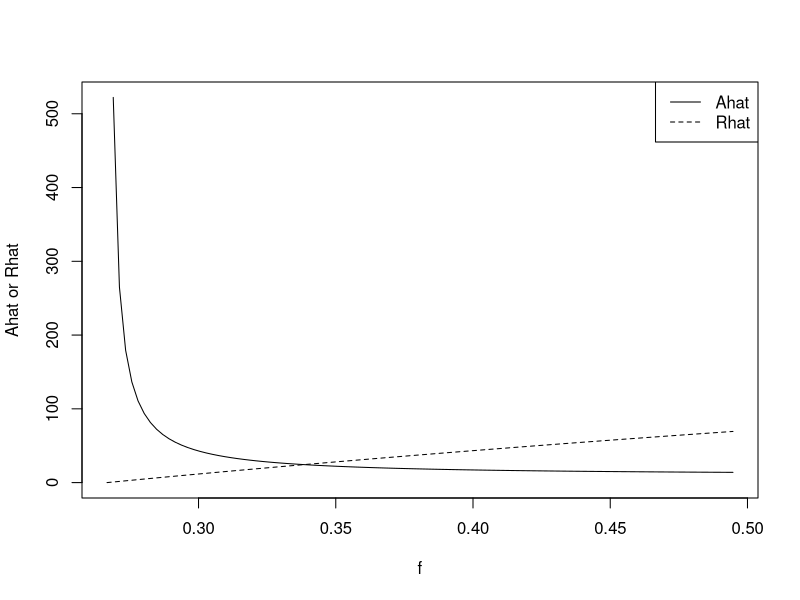
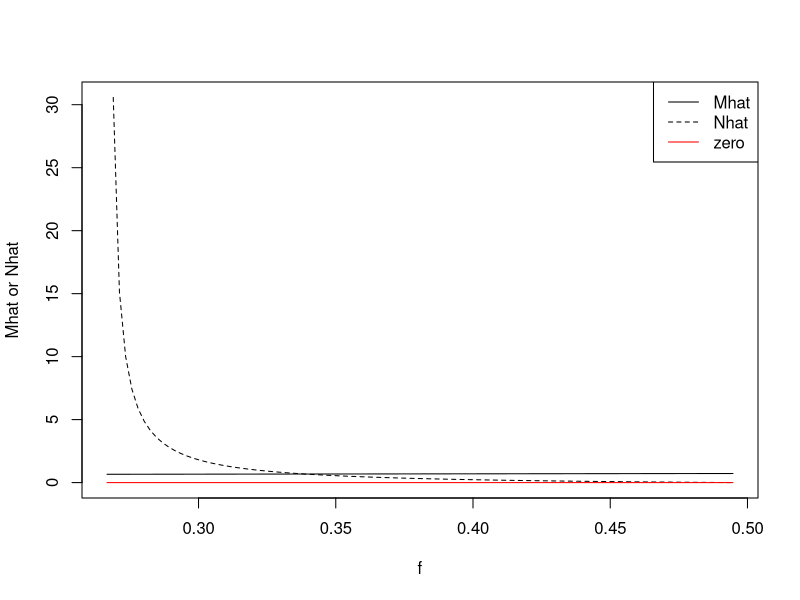
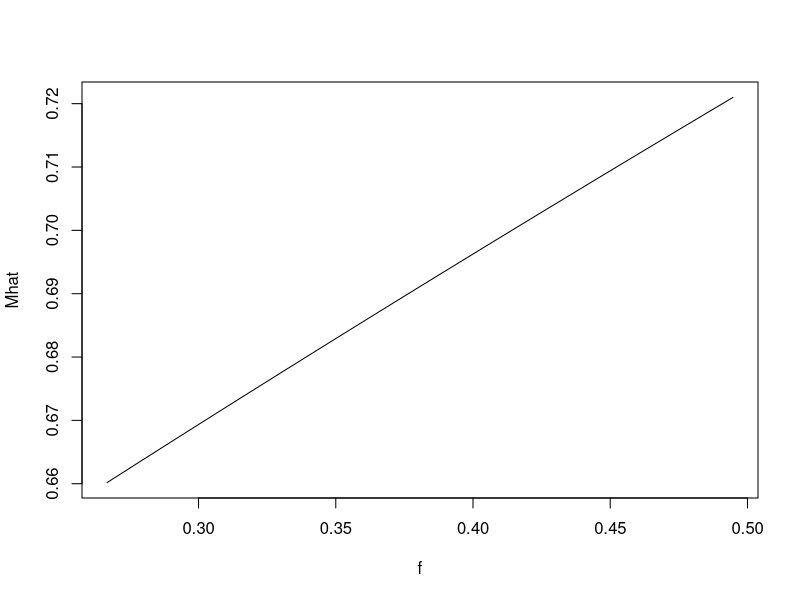
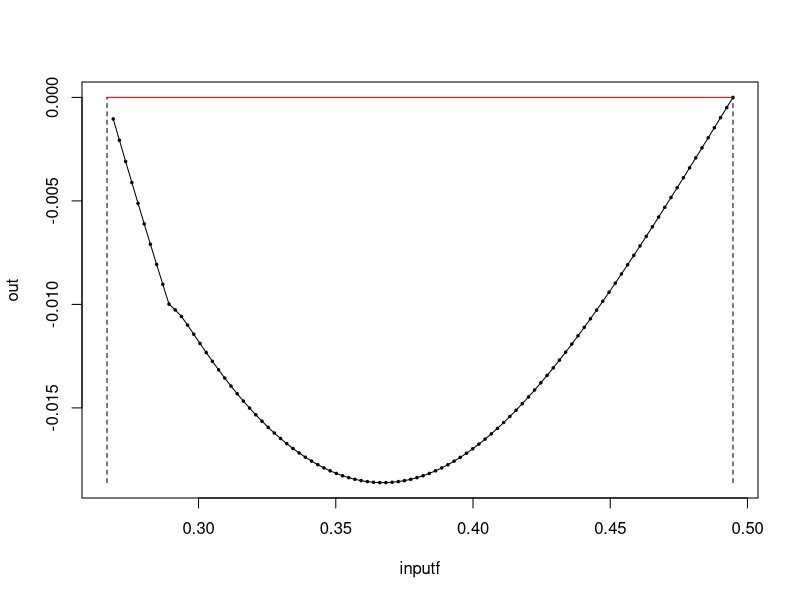
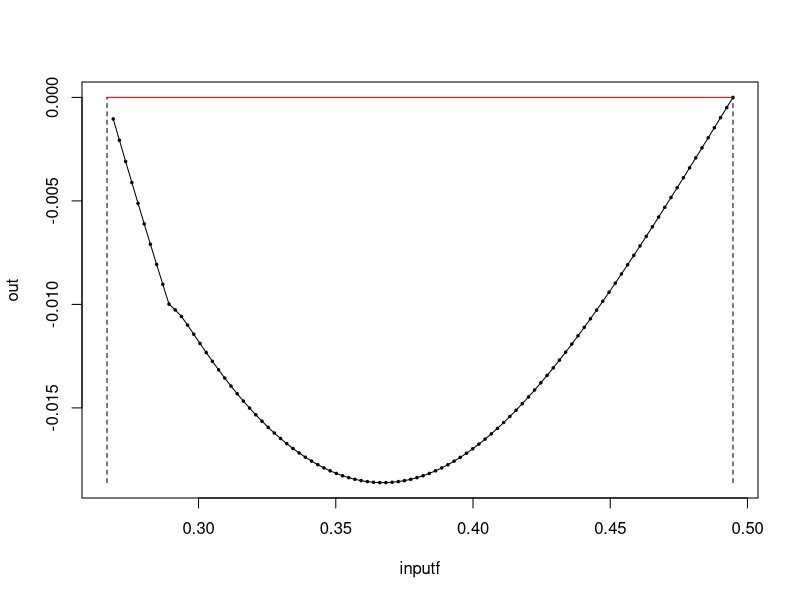

These charts were generated, in order, by the following R code: (Note: this script raises an error after producing the figures.)
rm(list=ls())
graphics.off()

#***
#The functions
#***

#Given all the params except f, this function gives the acceptable range of f. The value
#given for fmax can be greater than 1, which means, when used, it should typically be 
#replaced with 1.
#
#Args
#PS, u, KA, D, aM, aN, bmax, s, K, d, e         Model parameters. Each a single number.
#
#Output
#A vector of length 3 containing fmin and fmax and the estimated precision of fmax
RangeOff<-function(PS, u, KA, D, aM, aN, bmax, s, K, d, e)
{
  fmin<-bmax*s/(bmax-d)
  
  Rhat<-function(f){return(K*d*(f-fmin)/(e*(aN-aM*(1-f))*(bmax-d)*(1-fmin)))}
  Ahat_alphahat<-function(f){return((K*d*(bmax-d)*(aN-aM)+s*K*d*bmax*aM)/((bmax-d)*(bmax*(1-s)-d)*(aN-aM*(1-f))))}
  Mhat<-function(f){return(((1-PS)+sqrt((1-PS)^2+4*u*Ahat_alphahat(f)*(1-PS)*KA))/(2*u*Ahat_alphahat(f)))}
  Nhat<-function(f){return(D/(aN*Rhat(f))-aM*Mhat(f)/aN)}
  
  if (Nhat(1)<0)
  {
    h<-uniroot(Nhat,c(fmin,1),maxiter=10000)
    fmax<-h$root 
    estim.prec<-h$estim.prec
    return(c(fmin=fmin,fmax=fmax,estim.prec=estim.prec))    
  }
  if (Nhat(10)<0)
  {
    h<-uniroot(Nhat,c(fmin,10),maxiter=10000)
    fmax<-h$root 
    estim.prec<-h$estim.prec
    return(c(fmin=fmin,fmax=fmax,estim.prec=estim.prec))    
  }
  if (Nhat(100)<0)
  {
    h<-uniroot(Nhat,c(fmin,100),maxiter=10000)
    fmax<-h$root 
    estim.prec<-h$estim.prec
    return(c(fmin=fmin,fmax=fmax,estim.prec=estim.prec))    
  }
  if (Nhat(1000)<0)
  {
    h<-uniroot(Nhat,c(fmin,1000),maxiter=10000)
    fmax<-h$root 
    estim.prec<-h$estim.prec
    return(c(fmin=fmin,fmax=fmax,estim.prec=estim.prec))    
  }
  if (Nhat(10000)<0)
  {
    h<-uniroot(Nhat,c(fmin,10000),maxiter=10000)
    fmax<-h$root 
    estim.prec<-h$estim.prec
    return(c(fmin=fmin,fmax=fmax,estim.prec=estim.prec))    
  }
  if (Nhat(100000)<0)
  {
    h<-uniroot(Nhat,c(fmin,100000),maxiter=10000)
    fmax<-h$root 
    estim.prec<-h$estim.prec
    return(c(fmin=fmin,fmax=fmax,estim.prec=estim.prec))    
  }
  stop("Error in RangeOff: 100000 was not big enough")
}

#Given all the params including f, write a function that gives the equilibrium of the model.
#
#Args
#PS, u, KA, D, aM, aN, bmax, s, K, d, e         Model parameters. Each a single number.
#f      Another model parameter, again a single number
#
#Output
#A vector of Ahat, Rhat, Mhat, Nhat
GetEquil<-function(PS, u, KA, D, aM, aN, bmax, s, K, d, e, f)
{
  fRange<-unname(RangeOff(PS, u, KA, D, aM, aN, bmax, s, K, d, e))
  #if (f<=fRange[1] || f>=fRange[2])
  #{
  #  stop("Error in GetEquil: f not in acceptable range")
  #}
  
  fmin<-fRange[1]
  Rhat<-K*d*(f-fmin)/(e*(aN-aM*(1-f))*(bmax-d)*(1-fmin))
  Ahat_alphahat<-(K*d*(bmax-d)*(aN-aM)+s*K*d*bmax*aM)/((bmax-d)*(bmax*(1-s)-d)*(aN-aM*(1-f)))
  Mhat<-((1-PS)+sqrt((1-PS)^2+4*u*Ahat_alphahat*(1-PS)*KA))/(2*u*Ahat_alphahat)
  Nhat<-D/(aN*Rhat)-aM*Mhat/aN
  Ahat<-Ahat_alphahat*(Mhat+(1-f)*Nhat)
  
  return(c(Ahat=Ahat,Rhat=Rhat,Mhat=Mhat,Nhat=Nhat,Ahat_alphahat=Ahat_alphahat))
}

#Given all the params including f, computes the Jacobian at the equilibrium. 
#
#Args
#PS, u, KA, D, aM, aN, bmax, s, K, d, e         Model parameters. Each a single number.
#
#Output - a list containing the following named elements
#equil            The equilibrium - Ahat, Rhat, Mhat, Nhat
#jac              The Jacobian at the equilibrium
#max_re_part      The maximal real part of all Jacobian eigenvales
GetJac<-function(PS, u, KA, D, aM, aN, bmax, s, K, d, e, f)
{
  #Get the equilirium
  equil<-GetEquil(PS, u, KA, D, aM, aN, bmax, s, K, d, e, f)
  A<-unname(equil["Ahat"])
  R<-unname(equil["Rhat"])
  M<-unname(equil["Mhat"])
  N<-unname(equil["Nhat"])
  equil<-equil[1:4]
  alph<-M+(1-f)*N
  
  #Get the Jacobian, derivs computed by hand
  dfAdA<-(-u*M^2)/((KA+M)*alph)
  dfAdR<-0
  dfAdM<-(-u*A/alph)*(((KA+M)*2*M-M^2)/((KA+M)^2))+(M^2*u*A)/((KA+M)*alph^2)
  dfAdN<-(u*M^2*A*(1-f))/((KA+M)*alph^2)
    
  dfRdA<-0
  dfRdR<-(-(aM*M+aN*N))
  dfRdM<-(-aM*R)
  dfRdN<-(-aN*R)

  CM<-e*aM*R+A/alph
  dfMdA<-(K*bmax*(1-s)*M)/(alph*(K+CM)^2)
  dfMdR<-(K*bmax*(1-s)*e*aM*M)/((K+CM)^2)
  dfMdM<-(bmax*(1-s)*(K*CM-K*A*M/alph^2+CM^2))/((K+CM)^2)-d
  dfMdN<-(-bmax*(1-s)*M*A*(1-f)*K)/(alph^2*(K+CM)^2)

  CN<-e*aN*R+(1-f)*A/alph
  dfNdA<-(bmax*N*(1-f)*K)/(alph*(K+CN)^2)
  dfNdR<-(bmax*N*e*aN*K)/((K+CN)^2)
  dfNdM<-(-bmax*N*(1-f)*A*K)/(alph^2*(K+CN)^2)
  dfNdN<-((K+CN)*bmax*CN-K*bmax*N*(1-f)^2*A/alph^2)/((K+CN)^2)-d
  
  jac<-matrix(c(dfAdA,dfAdR,dfAdM,dfAdN,
                dfRdA,dfRdR,dfRdM,dfRdN,
                dfMdA,dfMdR,dfMdM,dfMdN,
                dfNdA,dfNdR,dfNdM,dfNdN),4,4,byrow = TRUE)
  
  #Now take the maximum of the real parts of the eigenvalues
  max_re_part<-max(Re(eigen(jac,symmetric=FALSE,only.values=TRUE)$values))
  
  #Assemble results and return
  return(list(equil=equil,jac=jac,max_re_part=max_re_part))
}

#Another way of getting the Jacobian, for comparison
fA<-expression(1-PS-u*(M^2/(KA+M))*A/(M+(1-f)*N))
fR<-expression(D-(aM*M+aN*N)*R)
fM<-expression(((bmax*(1-s)*(e*aM*R+A/(M+(1-f)*N)))/(K+e*aM*R+A/(M+(1-f)*N))-d)*M)
fN<-expression(((bmax*(e*aN*R+(1-f)*A/(M+(1-f)*N)))/(K+e*aN*R+(1-f)*A/(M+(1-f)*N))-d)*N)

dfAdA<-stats::D(fA,"A")
dfAdR<-stats::D(fA,"R")
dfAdM<-stats::D(fA,"M")
dfAdN<-stats::D(fA,"N")

dfRdA<-stats::D(fR,"A")
dfRdR<-stats::D(fR,"R")
dfRdM<-stats::D(fR,"M")
dfRdN<-stats::D(fR,"N")

dfMdA<-stats::D(fM,"A")
dfMdR<-stats::D(fM,"R")
dfMdM<-stats::D(fM,"M")
dfMdN<-stats::D(fM,"N")

dfNdA<-stats::D(fN,"A")
dfNdR<-stats::D(fN,"R")
dfNdM<-stats::D(fN,"M")
dfNdN<-stats::D(fN,"N")

GetJac2<-function(PS, u, KA, D, aM, aN, bmax, s, K, d, e, f)
{
  #Get the equilirium
  equil<-GetEquil(PS, u, KA, D, aM, aN, bmax, s, K, d, e, f)
  A<-unname(equil["Ahat"])
  R<-unname(equil["Rhat"])
  M<-unname(equil["Mhat"])
  N<-unname(equil["Nhat"])
  equil<-equil[1:4]

  jac<-matrix(c(eval(dfAdA),eval(dfAdR),eval(dfAdM),eval(dfAdN),
                eval(dfRdA),eval(dfRdR),eval(dfRdM),eval(dfRdN),
                eval(dfMdA),eval(dfMdR),eval(dfMdM),eval(dfMdN),
                eval(dfNdA),eval(dfNdR),eval(dfNdM),eval(dfNdN)),4,4,byrow = TRUE)
  
  #Now take the maximum of the real parts of the eigenvalues
  max_re_part<-max(Re(eigen(jac,symmetric=FALSE,only.values=TRUE)$values))
  
  #Assemble results and return
  return(list(equil=equil,jac=jac,max_re_part=max_re_part))
}

#***
#Tests
#***

#Params from Shya, she wrote them in the paper
u<-.4 #
bmax<-.8 #
d<-.5 #
s<-.1 #
e<-.5 #
aM<-.1 #
aN<-.2 #
D<-5 #
KA<-5 #
K<-10 #
PS<-.3 #

#get the allowed range for f and check with Shya results
rg<-RangeOff(PS, u, KA, D, aM, aN, bmax, s, K, d, e)
rg #Agrees with Shya

#now make plots of how the equilibrium depends on f
inputf<-seq(from=rg[1],to=rg[2],length.out=102)
out<-matrix(NA,5,length(inputf))
for (counter in 1:length(inputf))
{
  out[,counter]<-GetEquil(PS, u, KA, D, aM, aN, bmax, s, K, d, e, inputf[counter])
}

out[is.infinite(out)]<-NA
plot(inputf,out[1,],type="l",ylim=range(out[1:2,],na.rm=TRUE),xlab="f",ylab="Ahat or Rhat")
lines(inputf,out[2,],type="l",lty="dashed")
legend(x="topright",legend=c("Ahat","Rhat"),lty=c("solid","dashed")) #Agrees with Shya plot

plot(inputf,out[3,],type="l",ylim=range(out[3:4,],na.rm=TRUE),xlab="f",ylab="Mhat or Nhat")
lines(inputf,out[4,],type="l",lty="dashed")
lines(inputf,rep(0,length(inputf)),type="l",col="red")
legend(x="topright",legend=c("Mhat","Nhat","zero"),lty=c("solid","dashed","solid"),col=c("black","black","red")) #Agrees with Shya plot

plot(inputf,out[3,],type="l",ylim=range(out[3,],na.rm=TRUE),xlab="f",ylab="Mhat")

#for inspection
out

#Jacobian
h1<-GetJac(PS, u, KA, D, aM, aN, bmax, s, K, d, e, .32)
h2<-GetJac2(PS, u, KA, D, aM, aN, bmax, s, K, d, e, .32)
h1$equil
h2$equil
max(abs(h1$equil-h2$equil))
h1$jac
h2$jac
max(abs(h1$jac-h2$jac))
h1<-GetJac(PS, u, KA, D, aM, aN, bmax, s, K, d, e, .42)
h2<-GetJac2(PS, u, KA, D, aM, aN, bmax, s, K, d, e, .42)
h1$equil
h2$equil
max(abs(h1$equil-h2$equil))
h1$jac
h2$jac
max(abs(h1$jac-h2$jac))

out<-NA*numeric(length(inputf))
for (counter in 2:length(inputf))
{
  out[counter]<-GetJac(PS, u, KA, D, aM, aN, bmax, s, K, d, e, inputf[counter])$max_re_part
}
plot(inputf,out,type="p",pch=20,cex=.5,xlim=range(inputf))
lines(inputf,out,type="l")
lines(range(inputf),rep(0,2),type="l",col="red")
lines(rep(rg[1],2),range(out,na.rm=TRUE),type="l",lty="dashed")
lines(rep(rg[2],2),range(out,na.rm=TRUE),type="l",lty="dashed")

#compare to another way of computing the Jacobian
out<-NA*numeric(length(inputf))
for (counter in 2:length(inputf))
{
  out[counter]<-GetJac2(PS, u, KA, D, aM, aN, bmax, s, K, d, e, inputf[counter])$max_re_part
}
plot(inputf,out,type="p",pch=20,cex=.5,xlim=range(inputf))
lines(inputf,out,type="l")
lines(range(inputf),rep(0,2),type="l",col="red")
lines(rep(rg[1],2),range(out,na.rm=TRUE),type="l",lty="dashed")
lines(rep(rg[2],2),range(out,na.rm=TRUE),type="l",lty="dashed")

#***
#Now apply the above functions to examine stability
#***

#"soft" range of parameters to consider
rg_u<-c(.001,1)
rg_bmax<-c(.001,5) 
rg_d<-c(.001,5) 
rg_s<-c(.001,.999) 
rg_e<-c(.001,.999) 
rg_aM<-c(.001,5)
rg_aN<-c(.001,5) 
rg_D<-c(.001,5) 
rg_KA<-c(.01,15) 
rg_K<-c(.01,15) 
rg_PS<-c(.001,.999) 

lowbd<-c(rg_u[1],
         rg_bmax[1],
         rg_d[1],
         rg_s[1],
         rg_e[1],
         rg_aM[1],
         rg_aN[1],
         rg_D[1],
         rg_KA[1],
         rg_K[1],
         rg_PS[1])
pdiff<-c(diff(rg_u),
         diff(rg_bmax),
         diff(rg_d),
         diff(rg_s),
         diff(rg_e),
         diff(rg_aM),
         diff(rg_aN),
         diff(rg_D),
         diff(rg_KA),
         diff(rg_K),
         diff(rg_PS))

numruns<-1000000 #number of sets of non-f parameters to try
numf<-25 #number of attempted f values per set of non-f parameters
set.seed(101)
randnums<-matrix(runif(numruns*length(lowbd)),numruns,length(lowbd)) #generate all random nums at outset
results<-matrix(NA,numruns*numf,length(lowbd)+9)
colnames(results)<-c("u","bmax","d","s","e","aM","aN","D","KA","K","PS", #parameters
                     "fmin","fmax","fmax.precision","f", #fmin and fmax
                     "Ahat","Rhat","Mhat","Nhat", #equilibrium
                     "max_re_evals") #max real part of Jacobian eigenvalues at equil
resrowcounter<-1
for (counter in 1:numruns)
{
  #Get the non-f parameters to use for this time through this outer loop
  parms<-randnums[counter,]
  parms<-parms*pdiff+lowbd
  u<-parms[1]
  bmax<-parms[2]
  d<-parms[3]
  s<-parms[4]
  e<-parms[5]
  aM<-parms[6]
  aN<-parms[7]
  D<-parms[8]
  KA<-parms[9]
  K<-parms[10]
  PS<-parms[11]
  
  #See if all the hard bounds are satisfied, if not don't proceed. There is some redundancy here but 
  #I don't care. I am keeping it for robustness.
  if (aN<aM || aM<=0)
  {
    next
  }
  if (s<=0)
  {
    next
  }
  if (bmax-d<=0)
  {
    next
  }
  if (bmax*(1-s)-d<=0)
  {
    next
  }
  if (PS<=0 || PS>=1)
  {
    next
  }
  if (D<=0)
  {
    next
  }
  if (e<=0 || e>=1)
  {
    next
  }
  if (u<=0 || u>=1)
  {
    next
  }
  if (KA<=0)
  {
    next
  }
  if (K<=0)
  {
    next
  }
  
  #Get the range of f and the specific f you will use
  rgf<-RangeOff(PS, u, KA, D, aM, aN, bmax, s, K, d, e)
  if (rgf[2]>1)
  {
    rgf[2]<-1
  }
  if (unname((rgf[2]-rgf[1])/rgf[3]<2*numf))
  {
    #if the gap between rgf[1] and rgf[2] is not at least 2*(numf+1) times the precision rgf[3], don't proceed
    next
  }
  these_fs<-seq(from=rgf[1],to=rgf[2],length.out=numf+2)
  these_fs<-these_fs[-c(1,length(these_fs))]

  #If you get to here, you have valid parameter combinations, so save the values in the next
  #several rows of results...
  results[resrowcounter:(resrowcounter+length(these_fs)-1),1:11]<-rep(parms,each=length(these_fs))
  results[resrowcounter:(resrowcounter+length(these_fs)-1),12:14]<-rep(unname(rgf),each=length(these_fs))
  
  #...and put the f values to be used into the correct column of results
  results[resrowcounter:(resrowcounter+length(these_fs)-1),15]<-these_fs
  
  #Now get the equilibrium, and the Jacobian, and evaluate stability for each f
  for (fcount in 1:numf)
  {
    h<-GetEquil(PS, u, KA, D, aM, aN, bmax, s, K, d, e, these_fs[fcount])
    results[resrowcounter+fcount-1,16:19]<-h[1:4]
    
    h<-GetJac(PS, u, KA, D, aM, aN, bmax, s, K, d, e, these_fs[fcount])
    results[resrowcounter+fcount-1,20]<-h$max_re_part
  }
  
  resrowcounter<-resrowcounter+numf
}

#now trim the left-over rows which are full of NAs
results<-results[!is.na(results[,1]),]
dim(results)

#now look at stability results and capture the ones that are supposedly unstable
hist(results[,"max_re_evals"],50)
max(results[,"max_re_evals"])
results<-results[order(results[,"max_re_evals"],decreasing=TRUE),]
head(results)
